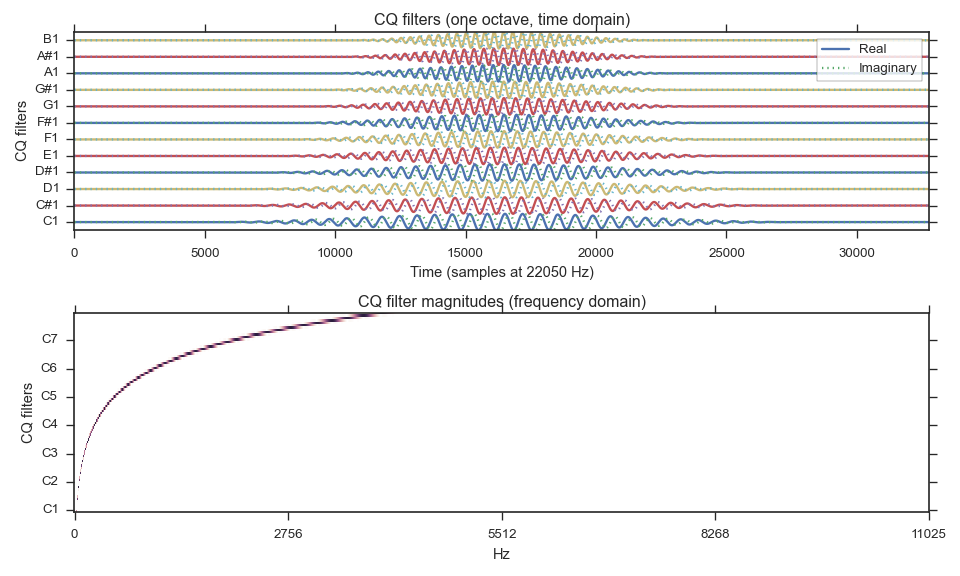

Write Python code to recreate this figure.
# Use a longer window for each filter

basis, lengths = librosa.filters.constant_q(22050, resolution=3)

# Plot one octave of filters in time and frequency

basis, lengths = librosa.filters.constant_q(22050)
import matplotlib.pyplot as plt
plt.figure(figsize=(10, 6))
plt.subplot(2, 1, 1)
notes = librosa.midi_to_note(np.arange(24, 24 + len(basis)))
for i, (f, n) in enumerate(zip(basis, notes)[:12]):
    f_scale = librosa.util.normalize(f) / 2
    plt.plot(i + f_scale.real)
    plt.plot(i + f_scale.imag, linestyle=':')
plt.axis('tight')
plt.yticks(range(len(notes[:12])), notes[:12])
plt.ylabel('CQ filters')
plt.title('CQ filters (one octave, time domain)')
plt.xlabel('Time (samples at 22050 Hz)')
plt.legend(['Real', 'Imaginary'], frameon=True, framealpha=0.8)
plt.subplot(2, 1, 2)
F = np.abs(np.fft.fftn(basis, axes=[-1]))
# Keep only the positive frequencies
F = F[:, :(1 + F.shape[1] // 2)]
librosa.display.specshow(F, x_axis='linear')
plt.yticks(range(len(notes))[::12], notes[::12])
plt.ylabel('CQ filters')
plt.title('CQ filter magnitudes (frequency domain)')
plt.tight_layout()
